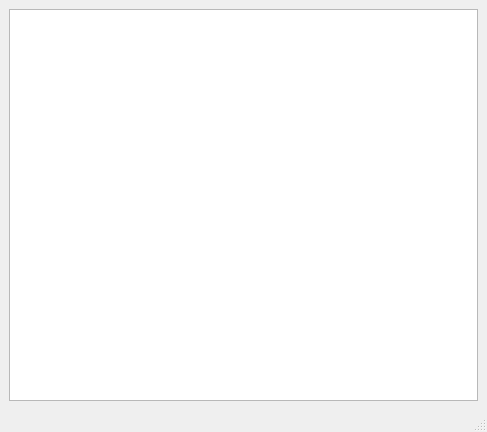
<?xml version="1.0" encoding="UTF-8"?>
<ui version="4.0">
 <class>MainWindow</class>
 <widget class="QMainWindow" name="MainWindow">
  <property name="geometry">
   <rect>
    <x>0</x>
    <y>0</y>
    <width>487</width>
    <height>432</height>
   </rect>
  </property>
  <property name="windowTitle">
   <string>MainWindow</string>
  </property>
  <widget class="QWidget" name="centralwidget">
   <layout class="QVBoxLayout" name="verticalLayout">
    <item>
     <widget class="QGraphicsView" name="graphicsView"/>
    </item>
   </layout>
  </widget>
  <widget class="QMenuBar" name="menubar">
   <property name="geometry">
    <rect>
     <x>0</x>
     <y>0</y>
     <width>487</width>
     <height>17</height>
    </rect>
   </property>
  </widget>
  <widget class="QStatusBar" name="statusbar"/>
 </widget>
 <resources/>
 <connections/>
</ui>
